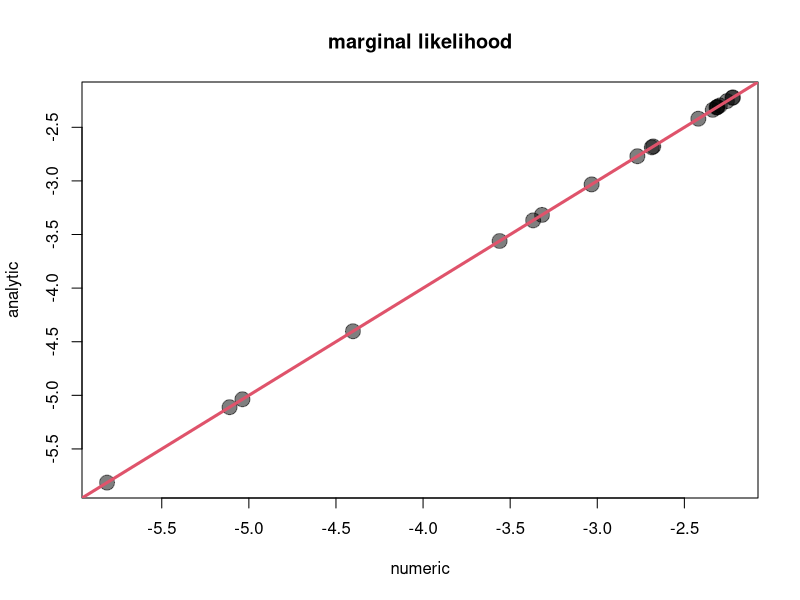

Write the R code that produced this figure.
sim_marginal_ll <- function(){

  prior_sd = 2
  data_sd = 3
  
  x <- rnorm(n = 1, mean = 1, sd = 4)
  marginal_x_dens_analytic <- dnorm(x, mean = 0, sd = sqrt(prior_sd^2 + data_sd^2), log = T) #compute marginal density of x
  
  
  xrange <- -2000:2000/ 100
  marginal_x_dens_numeric <- log(sum(sapply(xrange, function(xi) dnorm(x, mean = xi, sd = data_sd, log = F) #compute density of x in data dist
                                                                 * dnorm(xi, mean = 0, sd = prior_sd, log = F))) # weigh by  density of mean of data dist in prior dist
                                                                 / sum(dnorm(xrange, 0, prior_sd, F))) #rescale so things sum to 1
  
  c(numeric = marginal_x_dens_numeric, analytic = marginal_x_dens_analytic)


}

#behold! identitical
plot(t(replicate(20, sim_marginal_ll())), cex = 2, pch = 19, col = adjustcolor(1, 0.5), main = "marginal likelihood")
abline(0,1, col = 2, lwd = 3)
